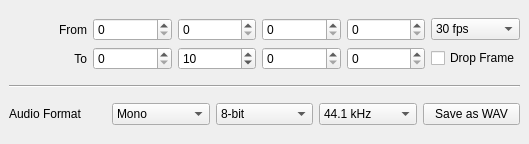
<?xml version="1.0" encoding="UTF-8"?>
<ui version="4.0">
 <class>MainWindow</class>
 <widget class="QMainWindow" name="MainWindow">
  <property name="windowModality">
   <enum>Qt::NonModal</enum>
  </property>
  <property name="geometry">
   <rect>
    <x>0</x>
    <y>0</y>
    <width>529</width>
    <height>144</height>
   </rect>
  </property>
  <property name="contextMenuPolicy">
   <enum>Qt::NoContextMenu</enum>
  </property>
  <property name="windowTitle">
   <string>LTC Generator</string>
  </property>
  <property name="windowIcon">
   <iconset resource="UI.qrc">
    <normaloff>:/wav.png</normaloff>:/wav.png</iconset>
  </property>
  <property name="styleSheet">
   <string notr="true"/>
  </property>
  <widget class="QWidget" name="centralWidget">
   <layout class="QVBoxLayout" name="verticalLayout">
    <item>
     <layout class="QGridLayout" name="gridLayout">
      <item row="1" column="2">
       <widget class="QSpinBox" name="sbToMins">
        <property name="maximum">
         <number>59</number>
        </property>
        <property name="value">
         <number>10</number>
        </property>
       </widget>
      </item>
      <item row="1" column="5">
       <widget class="QCheckBox" name="checkDropFrame">
        <property name="text">
         <string>Drop Frame</string>
        </property>
       </widget>
      </item>
      <item row="0" column="0">
       <widget class="QLabel" name="label">
        <property name="text">
         <string>From</string>
        </property>
        <property name="alignment">
         <set>Qt::AlignRight|Qt::AlignTrailing|Qt::AlignVCenter</set>
        </property>
       </widget>
      </item>
      <item row="1" column="1">
       <widget class="QSpinBox" name="sbToHours">
        <property name="maximum">
         <number>23</number>
        </property>
       </widget>
      </item>
      <item row="0" column="1">
       <widget class="QSpinBox" name="sbFromHours">
        <property name="maximum">
         <number>23</number>
        </property>
       </widget>
      </item>
      <item row="0" column="4">
       <widget class="QSpinBox" name="sbFromFrames">
        <property name="maximum">
         <number>29</number>
        </property>
       </widget>
      </item>
      <item row="0" column="5">
       <widget class="QComboBox" name="comboFrameRate">
        <property name="currentIndex">
         <number>3</number>
        </property>
        <item>
         <property name="text">
          <string>24 fps</string>
         </property>
        </item>
        <item>
         <property name="text">
          <string>25 fps</string>
         </property>
        </item>
        <item>
         <property name="text">
          <string>29.97 fps</string>
         </property>
        </item>
        <item>
         <property name="text">
          <string>30 fps</string>
         </property>
        </item>
       </widget>
      </item>
      <item row="1" column="0">
       <widget class="QLabel" name="label_2">
        <property name="text">
         <string>To</string>
        </property>
        <property name="alignment">
         <set>Qt::AlignRight|Qt::AlignTrailing|Qt::AlignVCenter</set>
        </property>
       </widget>
      </item>
      <item row="1" column="4">
       <widget class="QSpinBox" name="sbToFrames">
        <property name="maximum">
         <number>29</number>
        </property>
       </widget>
      </item>
      <item row="0" column="2">
       <widget class="QSpinBox" name="sbFromMins">
        <property name="maximum">
         <number>59</number>
        </property>
       </widget>
      </item>
      <item row="0" column="3">
       <widget class="QSpinBox" name="sbFromSecs">
        <property name="maximum">
         <number>59</number>
        </property>
       </widget>
      </item>
      <item row="1" column="3">
       <widget class="QSpinBox" name="sbToSecs">
        <property name="maximum">
         <number>59</number>
        </property>
       </widget>
      </item>
     </layout>
    </item>
    <item>
     <widget class="Line" name="line">
      <property name="orientation">
       <enum>Qt::Horizontal</enum>
      </property>
     </widget>
    </item>
    <item>
     <layout class="QGridLayout" name="gridLayout_2">
      <item row="0" column="2">
       <widget class="QComboBox" name="comboBitRate">
        <property name="currentText">
         <string>8-bit</string>
        </property>
        <item>
         <property name="text">
          <string>8-bit</string>
         </property>
        </item>
        <item>
         <property name="text">
          <string>16-bit</string>
         </property>
        </item>
       </widget>
      </item>
      <item row="0" column="0">
       <widget class="QLabel" name="label_3">
        <property name="text">
         <string>Audio Format</string>
        </property>
       </widget>
      </item>
      <item row="0" column="3">
       <widget class="QComboBox" name="comboSampleRate">
        <item>
         <property name="text">
          <string>44.1 kHz</string>
         </property>
        </item>
        <item>
         <property name="text">
          <string>48.0 kHz</string>
         </property>
        </item>
       </widget>
      </item>
      <item row="0" column="1">
       <widget class="QComboBox" name="comboSoundMode">
        <item>
         <property name="text">
          <string>Mono</string>
         </property>
        </item>
        <item>
         <property name="text">
          <string>Stereo</string>
         </property>
        </item>
       </widget>
      </item>
      <item row="0" column="4">
       <widget class="QPushButton" name="buttonSave">
        <property name="text">
         <string>Save as WAV</string>
        </property>
        <property name="iconSize">
         <size>
          <width>24</width>
          <height>24</height>
         </size>
        </property>
       </widget>
      </item>
     </layout>
    </item>
   </layout>
  </widget>
 </widget>
 <resources>
  <include location="UI.qrc"/>
 </resources>
 <connections/>
</ui>
